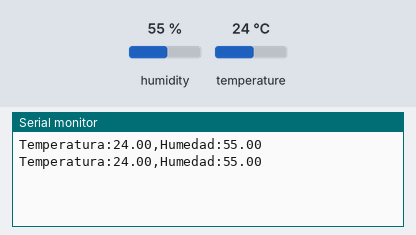
The sketch below on a simulated Arduino Uno, built with avr-gcc and run on an emulated ATmega328P. Shown: the last lines printed to the serial monitor. The test bench sets the inputs (shaded band); at power-on: humidity 55 %, temperature 24 °C.

Above: at 2.8 s.
2.9 s: humidity set to 22 %
At 4.8 s:
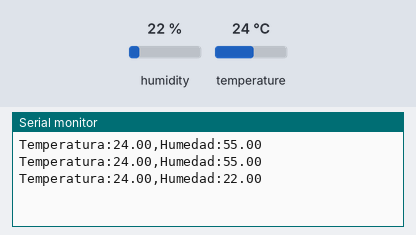
5.6 s: temperature set to 12 °C
At 6.6 s:
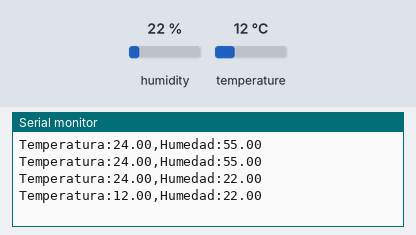
8.3 s: humidity set to 40 %
At 11.3 s:
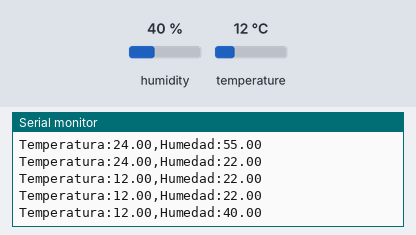
Timing chart, 0 to 12.8 s (numbered marks = the images above; inputs shaded):
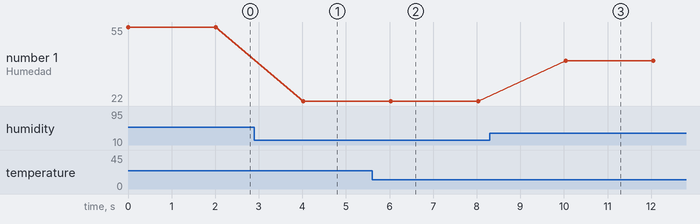

Measured:
- after the input at 2.9 s, the serial monitor: prints a new line after 1.1 s (image 1)
- after the input at 5.6 s, the serial monitor: prints a new line after 0.42 s (image 2)
- after the input at 8.3 s, the serial monitor: prints a new line after 1.7 s (image 3)
- plotted number 1: 55 → 22 after the input at 2.9 s, 22 → 40 after the input at 8.3 s

The sketch:

sketch.ino
```cpp
#include <DHT.h>

#define DHTPIN 7
#define DHTTYPE DHT22
DHT dht(DHTPIN, DHTTYPE);

void setup() {
  Serial.begin(9600);
  dht.begin();
}

void loop() {
  float t = dht.readTemperature();
  float h = dht.readHumidity();

  if (!isnan(t) && !isnan(h)) {
    Serial.print("Temperatura:");
    Serial.print(t);
    Serial.print(",Humedad:");
    Serial.println(h);
  } else {
    Serial.println("Error de lectura");
  }

  delay(2000);
}
```
